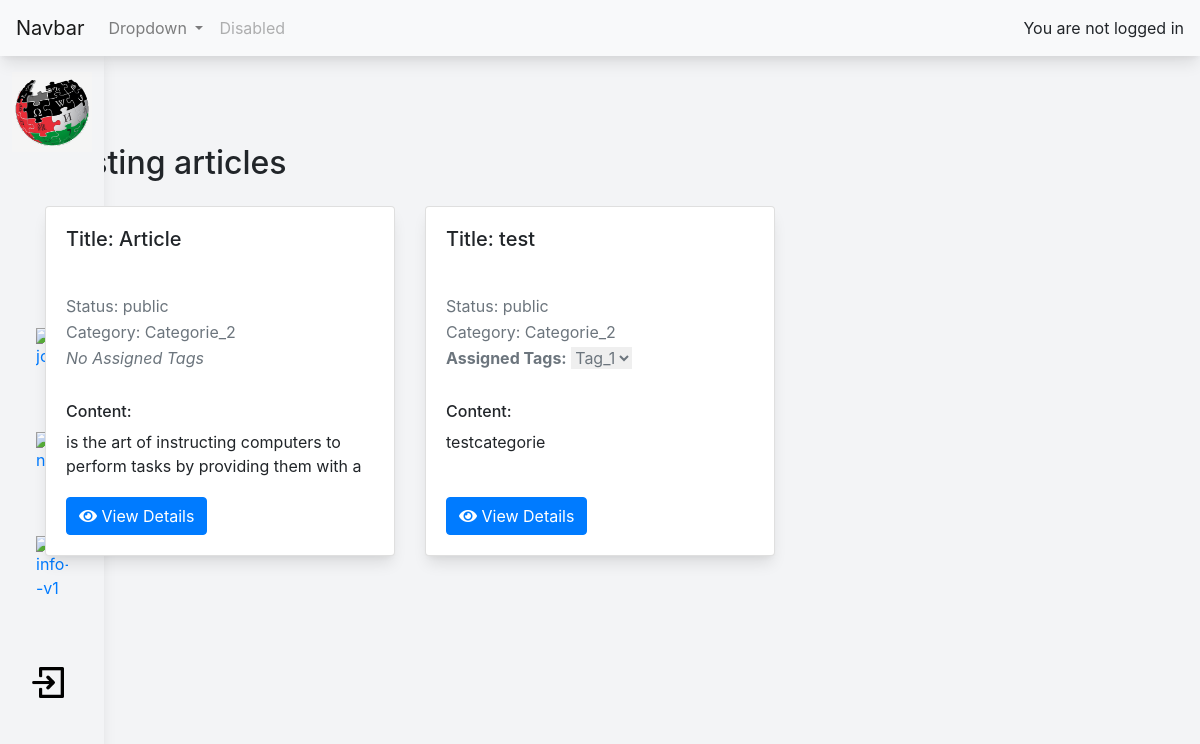
/categorie_articles.php?ctgr=2, run on the app's committed database.
### tables this page shows
CREATE TABLE `articles` (
  `id` int(10) NOT NULL,
  `title` varchar(111) NOT NULL,
  `content` text NOT NULL,
  `status` enum('public','archived') NOT NULL DEFAULT 'public',
  `category_id` int(111) DEFAULT NULL,
  `createdAt` varchar(111) NOT NULL DEFAULT current_timestamp(),
  `edited_at` timestamp NULL DEFAULT NULL ON UPDATE current_timestamp(),
  `user_id` int(11) DEFAULT NULL
);

CREATE TABLE `categories` (
  `id` int(111) NOT NULL,
  `name` varchar(111) NOT NULL,
  `created_at` timestamp NOT NULL DEFAULT current_timestamp(),
  `edited_at` timestamp NULL DEFAULT NULL
);

### model/dashboard_model.php (called while the page is built, shortened)
<?php
function get_article_by_categorie(object $pdo, string $ctgr)
{
    $tableName = 'articles';
    $query = "SELECT * FROM $tableName WHERE category_id = :ctgr";
    $stmt = $pdo->prepare($query);
    $stmt->bindParam(":ctgr", $ctgr);
    $stmt->execute();
    $articles = $stmt->fetchAll(PDO::FETCH_ASSOC);
    return $articles;
}
function get_ctgr_name(object $pdo, string $id)
{
    $tableName = 'categories';
    $query = "SELECT name FROM $tableName WHERE id = :id";
    $stmt = $pdo->prepare($query);
    $stmt->bindParam(":id", $id);
    $stmt->execute();
    $ctgname = $stmt->fetch(PDO::FETCH_ASSOC);
    return $ctgname['name'];
}
function get_article_tag(object $pdo, string $id)
{
    $tableName = 'article_tags';
    $query = "SELECT tag_id FROM $tableName WHERE article_id = :id";
    $stmt = $pdo->prepare($query);
    $stmt->bindParam(":id", $id);
    $stmt->execute();
    $tagIds = $stmt->fetchAll(PDO::FETCH_COLUMN);
    return $tagIds;
}
function get_tag_name_by_id(object $pdo, string $id)
{
    $tableName = 'tags';
    $query = "SELECT name FROM $tableName WHERE id = :id";
    $stmt = $pdo->prepare($query);
    $stmt->bindParam(":id", $id);
    $stmt->execute();
    $tagname = $stmt->fetch(PDO::FETCH_ASSOC);
    if(empty($tagname)) {
        return false;
    }else{
    return $tagname['name'];
}
}

### categorie_articles.php (the view, shortened to what this page needs)
<?php
require_once 'model/dashboard_model.php';
require_once 'includes/dbh.inc.php';
?>
<!DOCTYPE html>
<html lang="en">
<?php
require_once 'includes/header.php';
?>
<body class="bg-gray-100">
    <?php
    require_once 'includes/navbar.php';
    require_once 'includes/sidebar.php';
    ?>
    <div class="container mt-5">
        <br>
        <br>
        <?php
        $ctgr = $_GET['ctgr'];
        $Articles = get_article_by_categorie($pdo, $ctgr);
        if (count($Articles) === 0) {
            echo "<div class='container mt-5'>";
            echo "<h2>No articles available</h2>";
            echo "<p>There are currently no articles to display.</p>";
            echo "</div>";
        } else {
        ?>
            <br><br>
            <h2 class="mb-4">Existing articles</h2>
            <div class="row">
                <?php
                foreach ($Articles as $Article) {
                ?>
                    <div class="col-lg-4 mb-4">
                        <div class=" card shadow-lg ">
                            <div class="<?= ($Article['status'] === 'archived') ? 'text-muted ' : ''; ?>card-body">
                                <h5 class="card-title inline"><?= 'Title: ' . $Article['title']; ?></h5>
                                <p class="card-subtitle mb-2 text-muted"><?= 'Status: ' . $Article['status']; ?></p>
                                <p class="card-subtitle mb-2 text-muted"><?php
                                                                            $id = $Article['category_id'];
                                                                            if ($id != false) {
                                                                                $ctgrname = get_ctgr_name($pdo, $id);
                                                                                echo 'Category: ' . $ctgrname;
                                                                            } else {
                                                                                echo 'No Assigned categories';
                                                                            }
                                                                            ?></p>
                                <p class="card-subtitle mb-2 text-muted"><?php
                                                                            $id = $Article['id'];
                                                                            $tagIds = get_article_tag($pdo, $id);
                                                                            $tags = [];
                                                                            if (!empty($tagIds)) {
                                                                                foreach ($tagIds as $tagId) {
                                                                                    $tagName = get_tag_name_by_id($pdo, $tagId);
                                                                                    $tags[$tagId] = $tagName;
                                                                                }
                                                                            }
                                                                            ?>
                                <p class="card-subtitle mb-2 text-muted">
                                    <?php if (!empty($tags)) : ?>
                                        <strong>Assigned Tags:</strong>
                                        <select>
                                            <?php foreach ($tags as $tagId => $tagName) : ?>
                                                <option value="<?= $tagId; ?>"><?= $tagName; ?></option>
                                            <?php endforeach; ?>
                                        </select>
                                    <?php else : ?>
                                        <em>No Assigned Tags</em>
                                    <?php endif; ?>
                                </p>
                                </p>
                                <div class="content-container overflow-hidden" style="height: 95px;">
                                    <p class="card-text"><?= '<h6>Content:</h6>' . $Article['content']; ?></p>
                                </div>
                                <div class="btn-group mt-3" role="group">
                                    <a href="Article_details.php?id=<?= $Article['id']; ?>" class="btn btn-primary"><i class="fas fa-eye"></i> View Details</a>
                                </div>
                            </div>
                        </div>
                    </div>
                <?php
                }
                ?>
            </div>
        <?php
        }
        ?>
    </div>
</body>
</html>

### data on the page
articles: title "Article", status "public", category.name "Categorie_2", shows "No Assigned Tags", content "is the art of instructing computers to perform tasks by providing them with a…"
articles: title "test", status "public", category.name "Categorie_2", content "testcategorie"

### other printed values
form field value "Tag_1"
